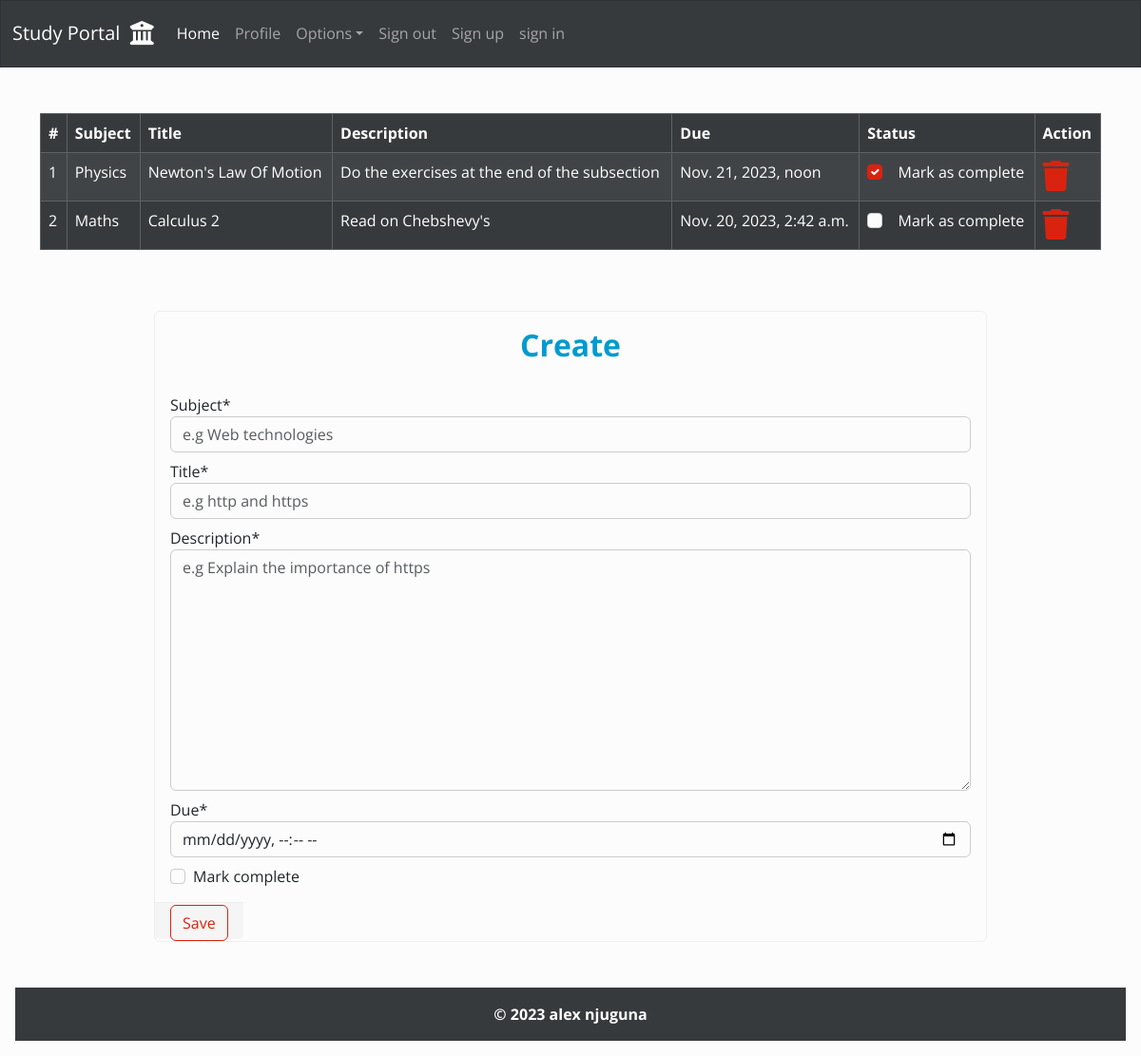
Before: /homework/ (signed in) with the older database file.
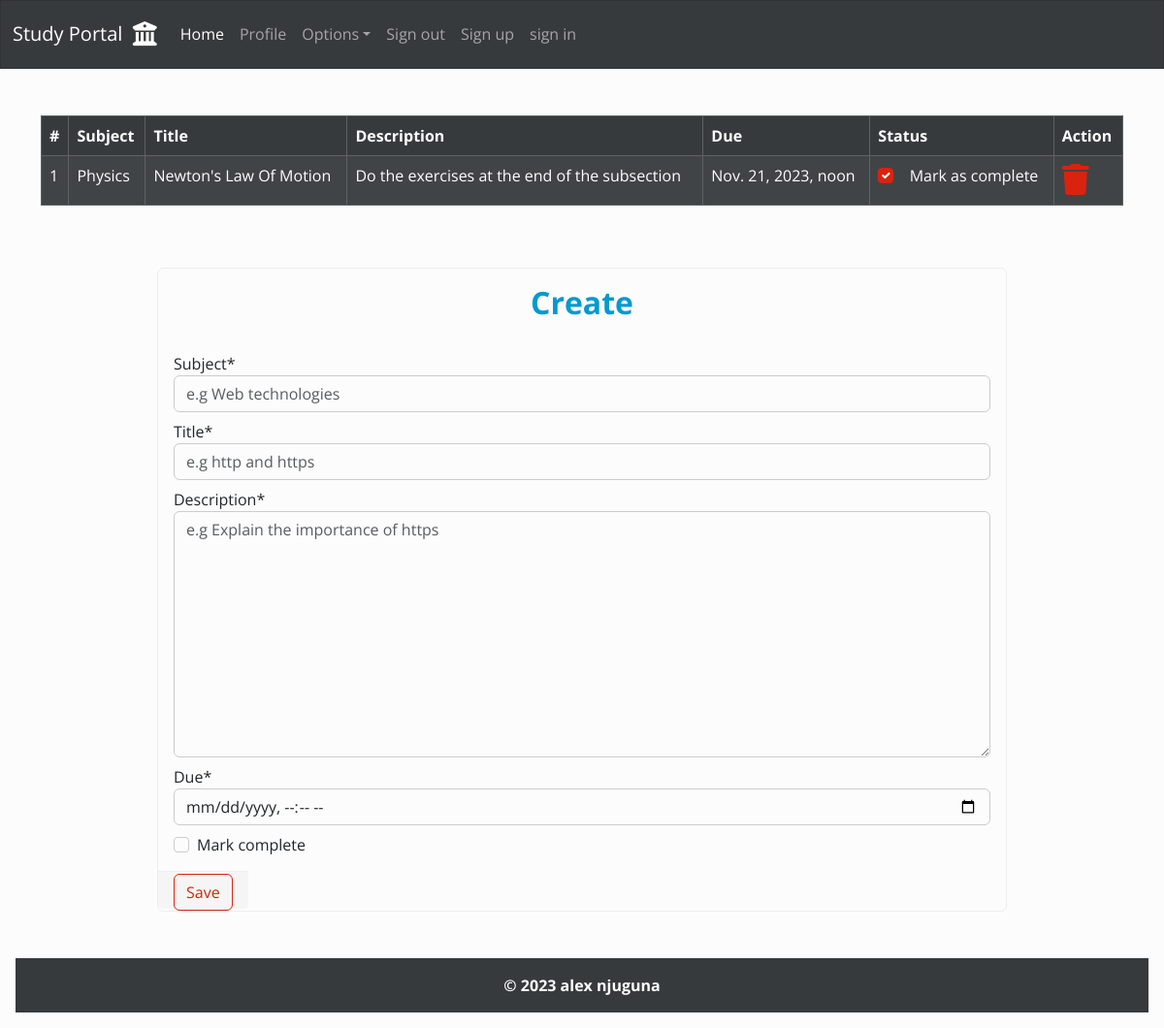
After: the same page with the newer database file.
### homework/models.py (models this page shows, shortened)
class Homework(models.Model):
    user = models .ForeignKey(User, on_delete=models.CASCADE)
    subject = models.CharField(max_length=50)
    title = models.CharField(max_length=100)
    description = models.TextField()
    due = models.DateTimeField()
    is_finished = models.BooleanField(default=False)

### homework/views.py (the view)
# urls.py: path("", views.home, name="home")
def home(request):
    if request.method == "POST":
        form = AddHomeworkForm(request.POST)
        if form.is_valid():
            user = request.user
            subject = form.cleaned_data.get("subject")
            title = form.cleaned_data.get("title")
            description = form.cleaned_data.get("description")
            due = form.cleaned_data.get("due")
            finished = form.cleaned_data.get("is_finished")
            homework = Homework(user=user, subject=subject, title=title,
                                description=description, due=due, is_finished=finished)
            homework.save()
            messages.success(request, f"Homework: {title.upper()} added successfully")
            return redirect("homework:home")
    else:
        form = AddHomeworkForm()
    homeworks = Homework.objects.filter(user=request.user)
    return render(request, "homework/home.html", {
        "title": "homework",
        "homeworks": homeworks,
        "form": form
    })

### homework/forms.py
class AddHomeworkForm(forms.ModelForm):
    class Meta:
        model = Homework
        fields = ["subject", "title", "description", "due", "is_finished"]
        labels={
            "is_finished": "Mark complete"
        }
        widgets = {
            "subject": forms.TextInput(attrs={
                "class": "form-control mb-2",
                "placeholder": "e.g Web technologies"
            }),
            "title": forms.TextInput(attrs={
                "class": "form-control mb-2",
                "placeholder": "e.g http and https"
            }),
            "description": forms.Textarea(attrs={
                "class": "form-control mb-2",
                "placeholder": "e.g Explain the importance of https"
            }),
            "due": forms.DateTimeInput(attrs={
                "class": "form-control mb-2",
                "type": "datetime-local"
            }),
            "is_finished": forms.CheckboxInput(attrs={
                "class": "mt-1"
            }),
        }

### homework/templates/homework/home.html (shortened to what this page needs)
{% extends 'dashboard/base.html' %}
{% load crispy_forms_tags %}
{% block content %}
    {% if homeworks %}
        <div class="container-md mt-5">
            <div class="table-responsive">
                <table class="table  table-striped table-bordered table-hover table-dark">
                    <thead>
                        <tr class="text-capitalize">
                            <th>#</th>
                            <th>subject</th>
                            <th>title</th>
                            <th>description</th>
                            <th>due</th>
                            <th>status</th>
                            <th>action</th>
                        </tr>
                    </thead>
                    <tbody>
                        {% for homework in homeworks %}
                        <tr>
                            <td>{{ forloop.counter }}</td>
                            <td class="text-capitalize">{{ homework.subject }}</td>
                            <td class="text-capitalize">{{ homework.title }}</td>
                            <td>{{ homework.description }}</td>
                            <td>{{ homework.due }}</td>
                            <td>
                                <a class="text-decoration-none" href="{% url 'homework:update_homework' homework.id %}">
                                    <div class="form-check">
                                        {% if homework.is_finished == True %}
                                        <input type="checkbox" class="form-check-input" checked>
                                        {% else %}
                                        <input type="checkbox" class="form-check-input">
                                        {% endif %}
                                        <label class="text-light" for="status">Mark as complete</label>
                                    </div>
                                </a>
                            </td>
                            <td class="text-danger">
                                <a class="text-decoration-none" href="{% url 'homework:delete_homework' homework.id %}">
                                    <i class="fa-solid fa-trash fa-2x"></i>
                                </a>
                            </td>
                        </tr>
                        {% endfor %}
                    </tbody>
                </table>
            </div>
        </div>
    {% else %}
        <h3 class="alert alert-info">No homeworks added yet</h3>
    {% endif %}
    <div class="container-sm mt-5 w-75" style="margin-bottom: 120px;">
        <div class="card">
            <fieldset>
                <legend class="card-title text-center text-info mt-3">
                    <h2 class="fw-bold fs-2">Create</h2>
                </legend>
            </fieldset>
            <form class="form-group" action="" method="post" autocomplete="off">
                <fieldset class="card-body">
                    {{ form|crispy }}
                </fieldset>
                <fieldest class="card-footer mt-auto">
                    <button class="btn btn-outline-primary text-center" type="submit">
                        Save
                    </button>
                </fieldest>
            </form>
        </div>
    </div>
{% endblock content %}

Changed rows visible on the page:
removed Homework: subject "Maths", title "Calculus 2", description "Read on Chebshevy's", due "Nov. 20, 2023, 2:42 a.m."
